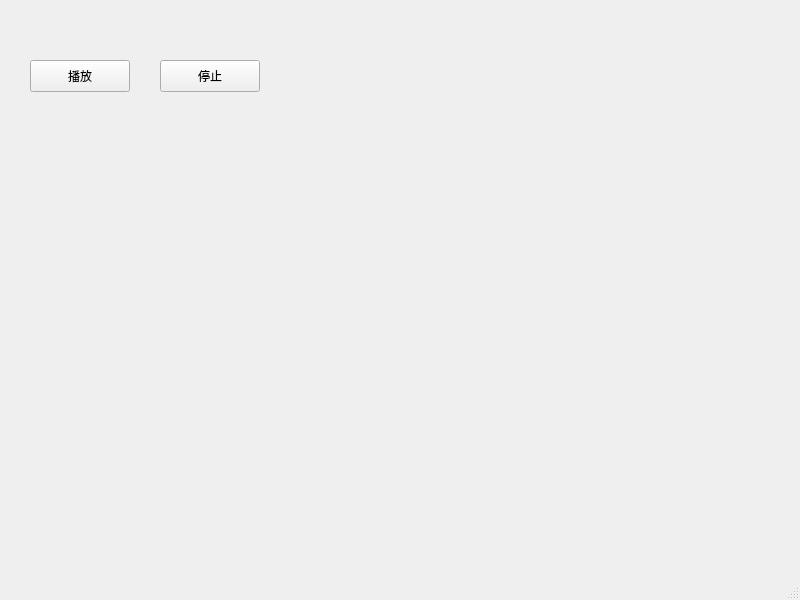
<?xml version="1.0" encoding="UTF-8"?>
<ui version="4.0">
 <class>MainWindow</class>
 <widget class="QMainWindow" name="MainWindow">
  <property name="geometry">
   <rect>
    <x>0</x>
    <y>0</y>
    <width>800</width>
    <height>600</height>
   </rect>
  </property>
  <property name="windowTitle">
   <string>MainWindow</string>
  </property>
  <widget class="QWidget" name="centralwidget">
   <widget class="QPushButton" name="playButton">
    <property name="geometry">
     <rect>
      <x>30</x>
      <y>60</y>
      <width>100</width>
      <height>32</height>
     </rect>
    </property>
    <property name="text">
     <string>播放</string>
    </property>
   </widget>
   <widget class="QPushButton" name="stopButton">
    <property name="geometry">
     <rect>
      <x>160</x>
      <y>60</y>
      <width>100</width>
      <height>32</height>
     </rect>
    </property>
    <property name="text">
     <string>停止</string>
    </property>
   </widget>
  </widget>
  <widget class="QMenuBar" name="menubar">
   <property name="geometry">
    <rect>
     <x>0</x>
     <y>0</y>
     <width>800</width>
     <height>37</height>
    </rect>
   </property>
  </widget>
  <widget class="QStatusBar" name="statusbar"/>
 </widget>
 <resources/>
 <connections/>
</ui>
